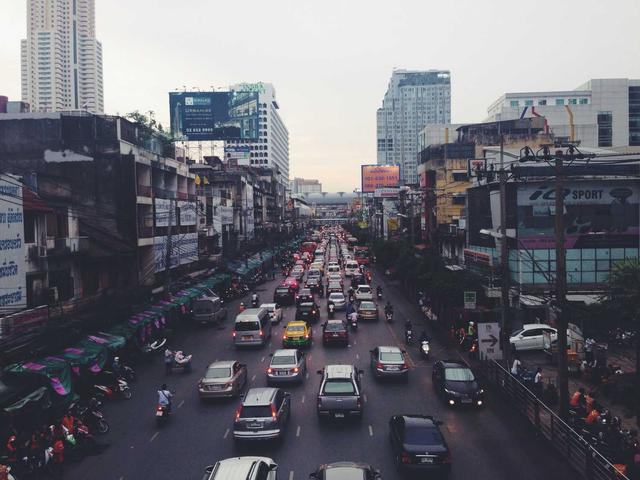
#> input picture 03_orb/images/input_image.jpg, 640 x 480 px
$ python orb_scale_pyramid.py
#> lines starting #> are read from the running program, lines starting #| are printed output that depends on the picture
"""
ORB Scale Pyramid Visualization
Detailed visualization of the image pyramid used in ORB
"""

import os
import numpy as np
import matplotlib.pyplot as plt
from matplotlib.patches import FancyBboxPatch, Rectangle
from PIL import Image

CODE_DIR = os.path.dirname(os.path.abspath(__file__))
OUT_DIR = os.path.join(CODE_DIR, '..', 'images')


def build_pyramid(img, n_levels=8, scale_factor=1.2):
    """Build image pyramid."""
    pyramid = [img.copy()]
    scales = [1.0]

    for level in range(1, n_levels):
        scale = 1.0 / (scale_factor ** level)
        new_h = int(img.shape[0] * scale)
        new_w = int(img.shape[1] * scale)

        if new_h < 10 or new_w < 10:
            break

        pil_img = Image.fromarray((img * 255).astype(np.uint8))
        pil_resized = pil_img.resize((new_w, new_h), Image.LANCZOS)
        resized = np.array(pil_resized) / 255.0

        pyramid.append(resized)
        scales.append(scale)

    return pyramid, scales


def visualize_pyramid_concept():
    """Visualize the concept of image pyramid."""
    fig, ax = plt.subplots(figsize=(16, 10))
    ax.set_xlim(0, 16)
    ax.set_ylim(0, 10)
    ax.axis('off')

    # Title
    ax.text(8, 9.5, 'ORB Scale-Space Pyramid', ha='center', fontsize=16, fontweight='bold')

    # Draw pyramid levels
    base_w, base_h = 6, 4
    x_start = 2
    y_base = 1

    colors = plt.cm.viridis(np.linspace(0.2, 0.8, 8))

    for level in range(8):
        scale = 1.0 / (1.2 ** level)
        w = base_w * scale
        h = base_h * scale

        x = x_start + (base_w - w) / 2
        y = y_base + level * 0.8

        rect = Rectangle((x, y), w, h * 0.6, facecolor=colors[level],
                         edgecolor='black', linewidth=1, alpha=0.8)
        ax.add_patch(rect)

        # Label
        ax.text(x + w + 0.3, y + h * 0.3, f'Level {level}: scale = 1/{1.2**level:.2f}',
               fontsize=9, va='center')

    # Annotations
    info_box = FancyBboxPatch((10, 2), 5.5, 6, boxstyle="round,pad=0.1",
                               facecolor='#e8f8f5', edgecolor='#1abc9c', linewidth=2)
    ax.add_patch(info_box)

    info_text = """
Scale Pyramid Parameters:

• Scale factor: f = 1.2
• Number of levels: 8

Level 0: Original (H × W)
Level 1: H/1.2 × W/1.2
Level 2: H/1.44 × W/1.44
Level 3: H/1.73 × W/1.73
...
Level 7: H/3.58 × W/3.58

Each level detects features
at different scales!
"""
    ax.text(10.3, 7.5, info_text, fontsize=9, va='top', family='monospace')

    plt.tight_layout()
    plt.savefig(os.path.join(OUT_DIR, 'orb_pyramid_concept.png'), dpi=150, bbox_inches='tight', facecolor='white')
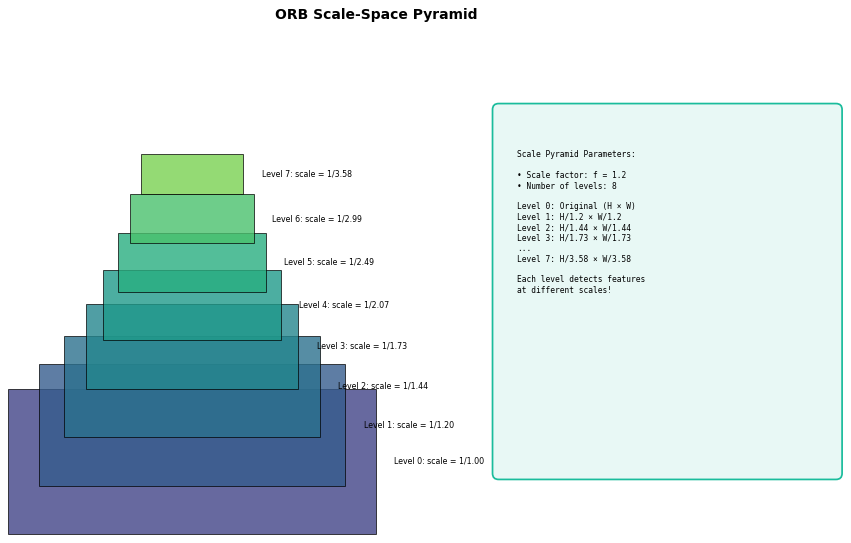
#> figure drawn by matplotlib, 1 panel
    plt.close()
    print("Saved: orb_pyramid_concept.png")


def visualize_pyramid_comparison():
    """Compare ORB pyramid vs SIFT pyramid."""
    fig, axes = plt.subplots(1, 2, figsize=(18, 10))

    # ORB Pyramid (left)
    ax1 = axes[0]
    ax1.set_xlim(0, 10)
    ax1.set_ylim(0, 10)
    ax1.axis('off')

    ax1.text(5, 9.5, 'ORB Scale Pyramid', ha='center', fontsize=14, fontweight='bold', color='#3498db')

    # Draw ORB pyramid
    colors = plt.cm.Blues(np.linspace(0.3, 0.9, 8))
    base_w, base_h = 5, 3

    for level in range(8):
        scale = 1.0 / (1.2 ** level)
        w = base_w * scale
        h = base_h * scale
        x = 2.5 + (base_w - w) / 2
        y = 1 + level * 0.8

        rect = Rectangle((x, y), w, h * 0.5, facecolor=colors[level],
                         edgecolor='black', linewidth=1)
        ax1.add_patch(rect)
        ax1.text(x - 0.3, y + h * 0.25, f'{level}', fontsize=9, ha='right')

    ax1.text(5, 0.3, 'Simple downsampling\nScale factor: 1.2', ha='center', fontsize=10, style='italic')

    # SIFT Pyramid (right)
    ax2 = axes[1]
    ax2.set_xlim(0, 10)
    ax2.set_ylim(0, 10)
    ax2.axis('off')

    ax2.text(5, 9.5, 'SIFT Scale Pyramid', ha='center', fontsize=14, fontweight='bold', color='#e74c3c')

    # Draw SIFT pyramid (octaves with scales)
    octave_colors = ['#e74c3c', '#f39c12', '#27ae60']
    y_start = 1

    for octave in range(3):
        base_scale = 1.0 / (2 ** octave)
        w = base_w * base_scale
        h = base_h * base_scale
        x = 2.5 + (base_w - w) / 2

        # Draw 5 scales per octave
        for scale in range(5):
            y = y_start + octave * 2.5 + scale * 0.4
            rect = Rectangle((x, y), w, h * 0.3,
                            facecolor=octave_colors[octave],
                            edgecolor='black', linewidth=0.5, alpha=0.6 + scale * 0.08)
            ax2.add_patch(rect)

        ax2.text(x - 0.3, y_start + octave * 2.5 + 1, f'Oct {octave}', fontsize=9, ha='right')

    ax2.text(5, 0.3, 'Gaussian blur + downsampling\nOctaves with multiple scales', ha='center', fontsize=10, style='italic')

    plt.suptitle('ORB vs SIFT: Scale Space Construction', fontsize=16, fontweight='bold', y=0.98)
    plt.tight_layout()
    plt.savefig(os.path.join(OUT_DIR, 'orb_sift_pyramid_comparison.png'), dpi=150, bbox_inches='tight', facecolor='white')
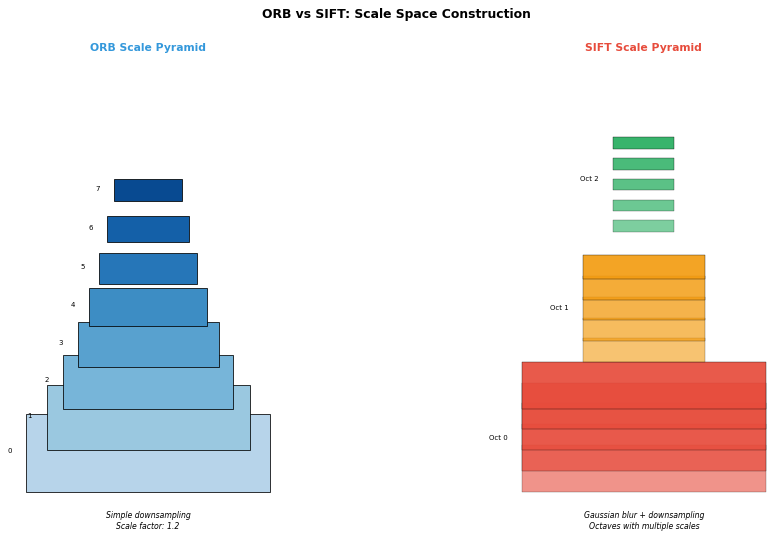
#> figure drawn by matplotlib, 2 panels
    plt.close()
    print("Saved: orb_sift_pyramid_comparison.png")


def visualize_pyramid_with_image():
    """Visualize pyramid with actual image resizing."""
    # Load real input image
    image_path = os.path.join(OUT_DIR, "input_image.jpg")
    if os.path.exists(image_path):
        img_rgb = np.array(Image.open(image_path))
#> img_rgb is the input picture: shape (480, 640, 3); mean R, G, B 105.6, 105.7, 113.8
        if len(img_rgb.shape) == 3:
            img = (0.299 * img_rgb[:, :, 0] + 0.587 * img_rgb[:, :, 1] + 0.114 * img_rgb[:, :, 2]) / 255.0
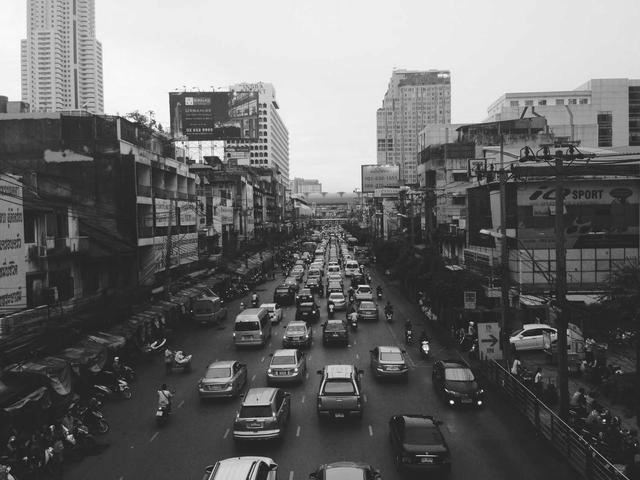
#> img: shape (480, 640) float64; min 0.00224, max 0.999, mean 0.418
        else:
            img = img_rgb / 255.0
    else:
        # Fallback to synthetic test image
        np.random.seed(42)
        img = np.zeros((240, 320), dtype=np.float64)
        img[:, :] = 0.5
        img[50:100, 50:100] = 0.9
        img[100:150, 200:280] = 0.3
        img[150:200, 80:130] = 0.7
        for i in range(0, 240, 20):
            for j in range(0, 320, 20):
                img[i:i+10, j:j+10] += np.random.rand() * 0.1 - 0.05
        img = np.clip(img, 0, 1)

    # Build pyramid
    pyramid, scales = build_pyramid(img)
#> after the loop in build_pyramid, `for level in range(1, n_levels):`: pyramid = 8 items; scales = [1, 0.833, 0.694, 0.579, 0.482, 0.402, 0.335, 0.279]
#> pyramid = 8 items

    # Visualize
    n_levels = min(len(pyramid), 8)
#> n_levels = 8
    fig, axes = plt.subplots(2, 4, figsize=(16, 9))

    for i in range(n_levels):
        row, col = i // 4, i % 4
        ax = axes[row, col]

        ax.imshow(pyramid[i], cmap='gray', vmin=0, vmax=1)
        h, w = pyramid[i].shape
        ax.set_title(f'Level {i}\n{w}×{h} (scale={scales[i]:.3f})', fontsize=10)
        ax.axis('off')

    # Hide empty subplots
    for i in range(n_levels, 8):
        row, col = i // 4, i % 4
        axes[row, col].axis('off')

    plt.suptitle('ORB Scale Pyramid: Actual Image Downsampling\n(Scale factor = 1.2)',
                 fontsize=14, fontweight='bold')
    plt.tight_layout()
    plt.savefig(os.path.join(OUT_DIR, 'orb_pyramid_images.png'), dpi=150, bbox_inches='tight', facecolor='white')
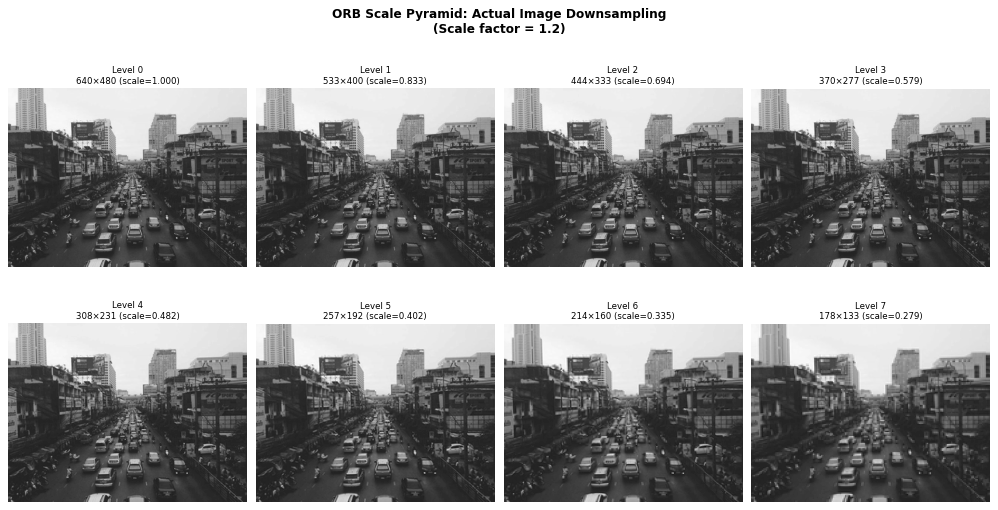
#> figure drawn by matplotlib, 8 panels
    plt.close()
    print("Saved: orb_pyramid_images.png")


def visualize_scale_factor_effects():
    """Show how different scale factors affect the pyramid."""
    fig, axes = plt.subplots(1, 3, figsize=(18, 8))

    scale_factors = [1.1, 1.2, 1.4]
    titles = ['Fine (f=1.1)\nMore levels, slower',
              'Default (f=1.2)\nBalanced',
              'Coarse (f=1.4)\nFewer levels, faster']

    for idx, (f, title) in enumerate(zip(scale_factors, titles)):
        ax = axes[idx]
        ax.set_xlim(0, 10)
        ax.set_ylim(0, 10)
        ax.axis('off')

        ax.text(5, 9.5, title, ha='center', fontsize=11, fontweight='bold')

        # Draw pyramid levels
        colors = plt.cm.viridis(np.linspace(0.2, 0.8, 10))
        base_w, base_h = 6, 3
        level = 0

        while True:
            scale = 1.0 / (f ** level)
            if scale < 0.1:  # Stop when too small
                break

            w = base_w * scale
            h = base_h * scale
            x = 2 + (base_w - w) / 2
            y = 1 + level * 0.7

            if y > 8.5:
                break

            rect = Rectangle((x, y), w, h * 0.4,
                            facecolor=colors[min(level, 9)],
                            edgecolor='black', linewidth=1, alpha=0.8)
            ax.add_patch(rect)

            # Size text
            orig_h, orig_w = 480, 640
            new_h = int(orig_h * scale)
            new_w = int(orig_w * scale)
            ax.text(x + w + 0.2, y + h * 0.2, f'{new_w}×{new_h}', fontsize=8)

            level += 1

        ax.text(5, 0.3, f'{level} levels total', ha='center', fontsize=10, style='italic')

    plt.suptitle('Effect of Scale Factor on Pyramid Structure\n(Original: 640×480)',
                 fontsize=14, fontweight='bold', y=0.98)
    plt.tight_layout()
    plt.savefig(os.path.join(OUT_DIR, 'orb_scale_factor_effects.png'), dpi=150, bbox_inches='tight', facecolor='white')
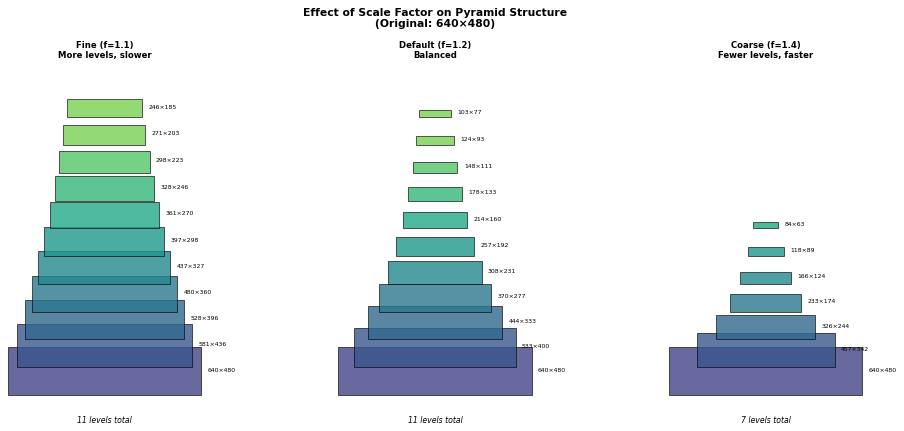
#> figure drawn by matplotlib, 3 panels
    plt.close()
    print("Saved: orb_scale_factor_effects.png")


def visualize_keypoint_scale_mapping():
    """Show how keypoints from different levels map to original image."""
    fig, axes = plt.subplots(1, 2, figsize=(16, 8))

    # Left: Pyramid with keypoints
    ax1 = axes[0]
    ax1.set_xlim(0, 12)
    ax1.set_ylim(0, 10)
    ax1.axis('off')
    ax1.set_title('Keypoints in Pyramid Levels', fontsize=12, fontweight='bold')

    colors = ['#e74c3c', '#f39c12', '#27ae60', '#3498db', '#9b59b6']
    base_w, base_h = 6, 3

    # Sample keypoints at each level
    kps_per_level = [
        [(1, 1), (3, 2), (4, 1)],  # Level 0
        [(1.5, 1), (2.5, 2)],      # Level 1
        [(1, 1.5), (2, 1)],        # Level 2
        [(1, 1)],                   # Level 3
        [(0.8, 0.8)],              # Level 4
    ]

    for level in range(5):
        scale = 1.0 / (1.2 ** level)
        w = base_w * scale
        h = base_h * scale
        x = 3 + (base_w - w) / 2
        y = 1 + level * 1.6

        rect = Rectangle((x, y), w, h * 0.8, facecolor='lightgray',
                         edgecolor='black', linewidth=1)
        ax1.add_patch(rect)

        # Draw keypoints
        for kp_x, kp_y in kps_per_level[level]:
            kp_screen_x = x + kp_x * scale
            kp_screen_y = y + kp_y * scale * 0.4
            circle = plt.Circle((kp_screen_x, kp_screen_y), 0.15,
                               facecolor=colors[level], edgecolor='black')
            ax1.add_patch(circle)

        ax1.text(x - 0.3, y + h * 0.4, f'L{level}', fontsize=9, ha='right')

    # Right: All keypoints mapped to original
    ax2 = axes[1]
    ax2.set_xlim(0, 12)
    ax2.set_ylim(0, 10)
    ax2.axis('off')
    ax2.set_title('All Keypoints Mapped to Original', fontsize=12, fontweight='bold')

    # Draw original image
    rect = Rectangle((3, 2), 6, 6, facecolor='lightgray',
                     edgecolor='black', linewidth=2)
    ax2.add_patch(rect)

    # Map keypoints
    for level, kps in enumerate(kps_per_level):
        scale = 1.0 / (1.2 ** level)
        size = 0.2 + level * 0.1  # Larger circles for higher levels

        for kp_x, kp_y in kps:
            # Scale back to original coordinates
            orig_x = kp_x / scale
            orig_y = kp_y / scale

            # Map to screen coordinates
            screen_x = 3 + orig_x * 1.5
            screen_y = 2 + orig_y * 1.5

            circle = plt.Circle((screen_x, screen_y), size,
                               facecolor=colors[level], edgecolor='black', alpha=0.8)
            ax2.add_patch(circle)

    # Legend
    for i, color in enumerate(colors):
        circle = plt.Circle((10, 7 - i * 0.6), 0.15, facecolor=color, edgecolor='black')
        ax2.add_patch(circle)
        ax2.text(10.3, 7 - i * 0.6, f'Level {i}', fontsize=9, va='center')

    ax2.text(6, 0.8, 'Coordinate transform:\nkp_orig = kp_level × (1.2^level)',
            ha='center', fontsize=10, style='italic')

    plt.suptitle('ORB: Multi-Scale Keypoint Detection', fontsize=14, fontweight='bold', y=0.98)
    plt.tight_layout()
    plt.savefig(os.path.join(OUT_DIR, 'orb_keypoint_scale_mapping.png'), dpi=150, bbox_inches='tight', facecolor='white')
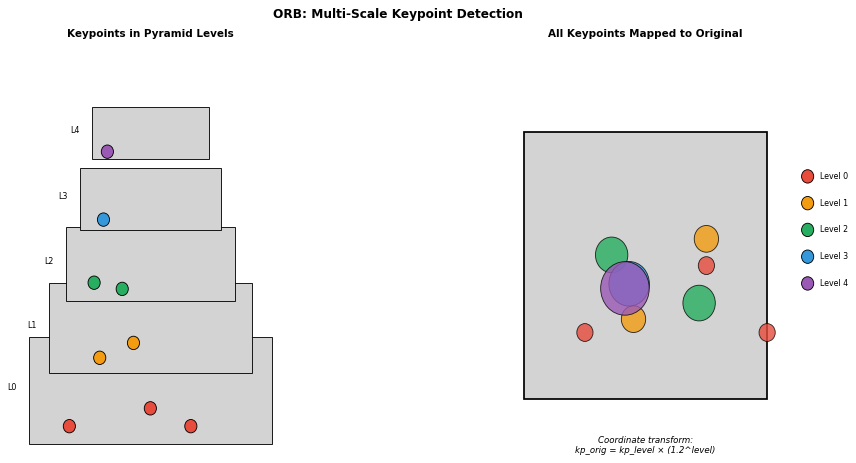
#> figure drawn by matplotlib, 2 panels
    plt.close()
    print("Saved: orb_keypoint_scale_mapping.png")


def main():
    """Generate all scale pyramid visualizations."""
    print("=" * 60)
    print("ORB Scale Pyramid Visualizations")
    print("=" * 60)

    # Ensure output directory exists
    os.makedirs(OUT_DIR, exist_ok=True)

    print("\n1. Generating pyramid concept diagram...")
    visualize_pyramid_concept()

    print("\n2. Generating ORB vs SIFT comparison...")
    visualize_pyramid_comparison()

    print("\n3. Generating pyramid with images...")
    visualize_pyramid_with_image()

    print("\n4. Generating scale factor effects...")
    visualize_scale_factor_effects()

    print("\n5. Generating keypoint scale mapping...")
    visualize_keypoint_scale_mapping()

    print("\n" + "=" * 60)
    print("Done! Generated all scale pyramid visualizations.")
    print("=" * 60)


if __name__ == "__main__":
    main()
